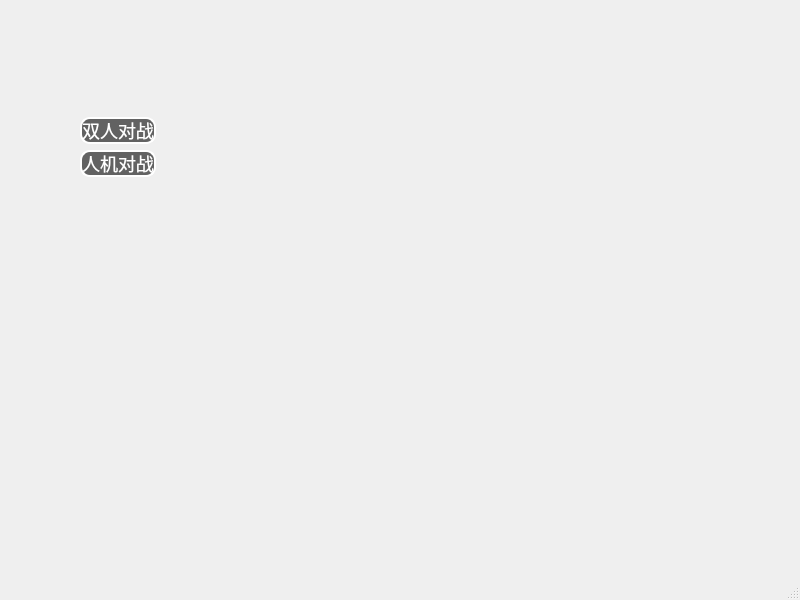
<?xml version="1.0" encoding="UTF-8"?>
<ui version="4.0">
 <class>MainWindow</class>
 <widget class="QMainWindow" name="MainWindow">
  <property name="geometry">
   <rect>
    <x>0</x>
    <y>0</y>
    <width>800</width>
    <height>600</height>
   </rect>
  </property>
  <property name="windowTitle">
   <string>MainWindow</string>
  </property>
  <property name="styleSheet">
   <string notr="true">QMainWindow {
    background-image: url(:/new/prefix1/bg.png);
    background-position: center;
    background-repeat: no-repeat;
}</string>
  </property>
  <widget class="QWidget" name="centralwidget">
   <widget class="QWidget" name="">
    <property name="geometry">
     <rect>
      <x>80</x>
      <y>117</y>
      <width>82</width>
      <height>60</height>
     </rect>
    </property>
    <layout class="QFormLayout" name="formLayout">
     <item row="0" column="0">
      <widget class="QPushButton" name="pushButton">
       <property name="styleSheet">
        <string notr="true">QPushButton {
    background-color: rgba(0, 0, 0, 150);
    color: white;
    border: 2px solid white;
    border-radius: 10px;
    font-size: 18px;
}
QPushButton:hover {
    background-color: rgba(100, 150, 255, 200);
}</string>
       </property>
       <property name="text">
        <string>双人对战</string>
       </property>
      </widget>
     </item>
     <item row="1" column="0">
      <widget class="QPushButton" name="pushButton_2">
       <property name="styleSheet">
        <string notr="true">QPushButton {
    background-color: rgba(0, 0, 0, 150);
    color: white;
    border: 2px solid white;
    border-radius: 10px;
    font-size: 18px;
}
QPushButton:hover {
    background-color: rgba(100, 150, 255, 200);
}</string>
       </property>
       <property name="text">
        <string>人机对战</string>
       </property>
      </widget>
     </item>
    </layout>
   </widget>
  </widget>
  <widget class="QMenuBar" name="menubar">
   <property name="geometry">
    <rect>
     <x>0</x>
     <y>0</y>
     <width>800</width>
     <height>17</height>
    </rect>
   </property>
  </widget>
  <widget class="QStatusBar" name="statusbar"/>
 </widget>
 <resources/>
 <connections/>
</ui>
